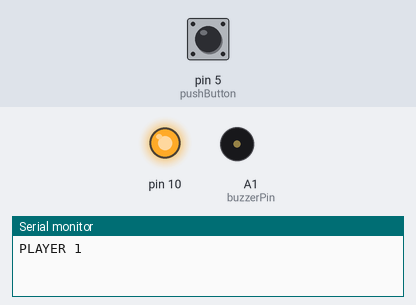
This sketch was run on a simulated Arduino Uno, built with avr-gcc and run on an emulated ATmega328P. Shown: output pins drawn as LEDs (lit = HIGH), buzzer (waves = sounding, pin HIGH), the last lines printed to the serial monitor. The test bench sets the inputs (shaded band); at power-on: pin 5 (pushButton) LOW. No radio packets arrive unless stated.

Above: at 1.2 s.
1.3 s: pin 5 (pushButton) pulled HIGH for 1 s
At 1.7 s:
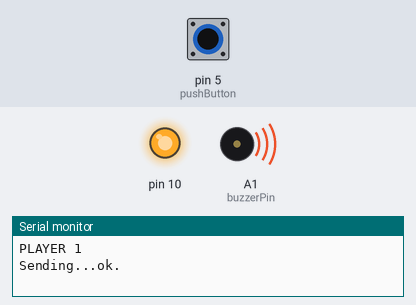
3.8 s: pin 5 (pushButton) pulled HIGH for 3.2 s
At 8.5 s:
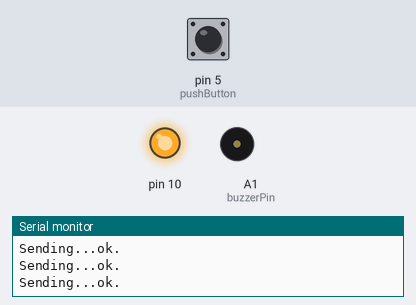
Timing chart, 0 to 10.0 s (numbered marks = the images above; inputs shaded):
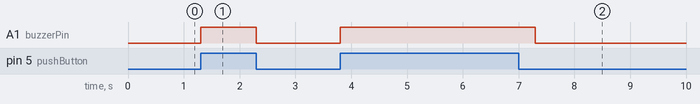

Measured:
- after the input at 1.3 s, A1 (buzzerPin): LOW → HIGH at once, → LOW 1.0 s later
- after the input at 3.8 s, A1 (buzzerPin): LOW → HIGH at once, → LOW 3.5 s later

The sketch:

fastest_finger_firstTx1.ino
```cpp
/*
  idIoTware Shield Fastest Finger First
  Attention: Please install all libraries from our Github Repository to enable this example to run.

  In this example we are using NRF24L01 radio module, Pushbutton switch, Buzzer and an I2C OLED display to show which player pressed pushbutton first.
  Here, 4 shields act as Transmitter and One shield act as a Receiver. Each time when any user(transmitter) presses button, then arduino
  sends the user number to receiver through NRF24L01 radio module and receiver receives the input and makes decision which player pressed
  the button first.You can change the number of players and particular time after which receiver will take decision.

  In this example we have used RF24Network.h and RF24.h library for NRF24L01 radio module and u8glib.h library for OLED display.

  This sketch is for transmitter. In this example if user press the pushbutton then arduino sends the user number to receiver through NRF24L01.
  If message is sent successfully then buzzer makes beep sound.
 */

#include <RF24Network.h>
#include <RF24.h>
#include <SPI.h>

RF24 radio(7,8);                    // nRF24L01(+) radio attached using Getting Started board

RF24Network network(radio);          // Network uses that radio

const uint16_t this_node = 02;        // Address of our node in Octal format
const uint16_t other_node = 00;       // Address of the other node in Octal format

int pushButton = 5;
int buzzerPin = A1;


void setup()
    {
      Serial.begin(57600);
      Serial.println("PLAYER 1");

      SPI.begin();
      radio.begin();
      network.begin(/*channel*/ 90, /*node address*/ this_node);

      pinMode(pushButton, INPUT);   // make the pushbutton's pin an input
      pinMode(buzzerPin, OUTPUT);   // make the buzzer's pin an output
    }

void loop()
    {
      network.update();                          // Check the network regularly

     int pushButtonState = digitalRead(pushButton); //read state of pushbutton

     if(pushButtonState == HIGH)  // chack weather button is HIGH
       {
        Serial.print("Sending...");
        RF24NetworkHeader header(/*to node*/ other_node);
        bool ok = network.write(header,"1",32);
        if(ok)
          {
            Serial.println("ok.");
            digitalWrite(buzzerPin,HIGH);  // make buzzer high for half second
            delay(500);
            digitalWrite(buzzerPin,LOW);
          }
        else
        Serial.println("failed.");
       }
   }
```
